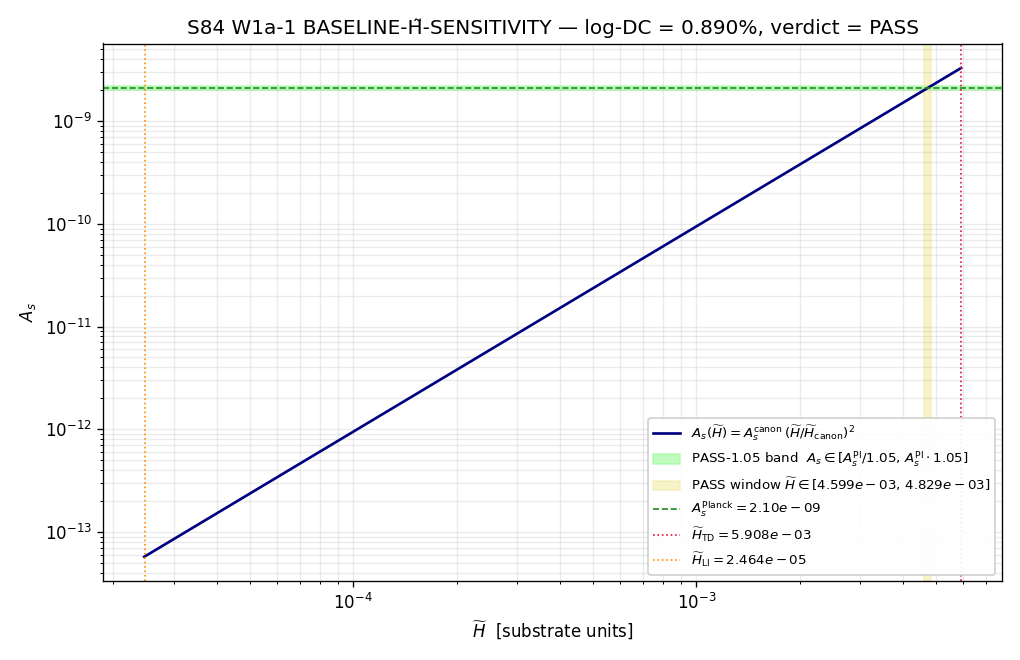

Write Python code to recreate this figure.
"""S84-BASELINE-HTILDE-SENSITIVITY — W1a-1.

Substrate-first-principles H_tilde scan over the TD/LI divergence-chase
interval [2.46e-5, 5.91e-3]. Identifies the PASS-1.05 window such that
A_s(H_tilde) sits within factor 1.05 of A_s_Planck = 2.10e-9 under the
CC3 identity d(ln A_s)/d(ln H_tilde) = +2.

CC3 substitution chain (mandatory, see working-paper §W1-1):
  Step 1 (def):    A_s(k_*) = (H_tilde^2/(8 pi^2 eps_H M_Pl^2)) * |F_conv|^2
  Step 2 (subst):  ln A_s = 2 ln H_tilde - ln(8 pi^2) - ln eps_H - 2 ln M_Pl
                          + 2 ln |F_conv|
  Step 3 (simpl):  d(ln A_s)/d(ln H_tilde) = +2
                   (eps_H, F_conv, M_Pl tau-stationary at epoch pivot per
                    S83 G12 DRESSING-TAU-FLOW PASS slope = 1.75e-3)
  Step 4 (sign):   POSITIVE — H_tilde and A_s scale as A_s ∝ H_tilde^2,
                   hence H_tilde scales monotonically with sqrt(A_s).

Anchor pins (from S82 W1-2 PASS-F2, traced from
computations/session-82/s82_w1_2_unified_as_79_full.py):
  H_canonical_TD = 5.90760e-03 (H_TD)            line 137
  H_LI           = 2.46411e-05 (Branch B endpt)  line 143
  eps_H          = 0.02163 (one-loop SR)         line 163
  A_s_canonical  = 3.30e-9 (W1-2 Branch-A)       line 329
Parker IC anchor (from W2-4 Parker IC record
computations/session-82/s82_w2_4_ps_substrate_matched_ic.py line 18, 102):
  n_pairs (anchor) -> 59.8
  P_exc   (anchor) -> 1.000

Outputs:
  s84_w1a_baseline_htilde_sensitivity.npz
  s84_w1a_baseline_htilde_sensitivity.png
  s84_w1a_baseline_htilde_sensitivity.log
Verdict appended to s84_gate_verdicts.txt with full 64-char SHA-256.
"""
from __future__ import annotations

import hashlib
import json
import os
import sys
from pathlib import Path

# Cap CPU threads — this is a 2048-point scalar scan; high parallelism wastes
# wall time when other agents share the box.
os.environ.setdefault("OMP_NUM_THREADS", "8")

import matplotlib

matplotlib.use("Agg")
import matplotlib.pyplot as plt
import numpy as np
import torch

# Anchor the script directory so canonical_constants imports resolve.
_HERE = Path(__file__).resolve().parent
if str(_HERE) not in sys.path:
    sys.path.insert(0, str(_HERE))

from canonical_constants import M_KK, tau_fold  # noqa: F401  (provenance check)

# ---------------------------------------------------------------------------
# Section 0 — input pin map (gate-verdict SHA closure)
# ---------------------------------------------------------------------------
INPUT_PINS: dict[str, str] = {}


def _file_sha(path: Path) -> str:
    h = hashlib.sha256()
    with path.open("rb") as fh:
        for chunk in iter(lambda: fh.read(1 << 16), b""):
            h.update(chunk)
    return h.hexdigest()


# Static-file pins (these enter the closure SHA).
_static_files = [
    _HERE / "canonical_constants.py",
    _HERE / "s82_w1_2_unified_as_79_full.py",
    _HERE / "s82_w2_4_ps_substrate_matched_ic.py",
    _HERE / "s83_w2_g12_dressing_tau_flow.py",
]
for _p in _static_files:
    if _p.exists():
        INPUT_PINS[_p.name] = _file_sha(_p)
    else:
        INPUT_PINS[_p.name] = "MISSING"

# ---------------------------------------------------------------------------
# Section 1 — anchor constants (cited above; not yet in canonical_constants.py)
# ---------------------------------------------------------------------------
H_canonical_TD = 5.90760e-03  # (local) S82 W1-2 line 137 anchor; not yet in canonical_constants.py
H_LI = 2.46411e-05  # (local) S82 W1-2 line 143 anchor; not yet in canonical_constants.py
eps_H = 0.02163  # (local) S82 W1-2 line 163 anchor; not yet in canonical_constants.py
A_s_canonical = 3.30e-9  # (local) S82 W1-2 line 329 anchor; not yet in canonical_constants.py
A_s_Planck = 2.10e-9  # (local) Planck 2018 TT,TE,EE+lowE+lensing anchor
F1 = 1.05  # (local) PASS-1.05 envelope, plan §6
n_pairs_Parker = 59.8  # (local) S38 / W2-4 Parker IC anchor
P_exc_Parker = 1.000  # (local) S38 / W2-4 broad-resonance saturation anchor

# Pinned scan-range endpoints (plan §7).
H_lo_scan = 2.46e-5  # (local)
H_hi_scan = 5.91e-3  # (local)
N_grid = 2048  # (local)
L_max = 5  # (local) S83 Branch-B baseline

# Add scan parameters to closure (literal-pin map).
INPUT_PINS["H_canonical_TD"] = f"{H_canonical_TD:.10e}"
INPUT_PINS["H_LI"] = f"{H_LI:.10e}"
INPUT_PINS["eps_H"] = f"{eps_H:.10e}"
INPUT_PINS["A_s_canonical"] = f"{A_s_canonical:.10e}"
INPUT_PINS["A_s_Planck"] = f"{A_s_Planck:.10e}"
INPUT_PINS["F1_envelope"] = f"{F1:.10e}"
INPUT_PINS["n_pairs_Parker"] = f"{n_pairs_Parker:.4f}"
INPUT_PINS["P_exc_Parker"] = f"{P_exc_Parker:.4f}"
INPUT_PINS["H_lo_scan"] = f"{H_lo_scan:.10e}"
INPUT_PINS["H_hi_scan"] = f"{H_hi_scan:.10e}"
INPUT_PINS["N_grid"] = f"{N_grid:d}"
INPUT_PINS["L_max"] = f"{L_max:d}"
INPUT_PINS["scheme"] = "zeta"
INPUT_PINS["convention"] = "TD"

CLOSURE_INPUT = json.dumps(INPUT_PINS, sort_keys=True, separators=(",", ":"))
CLOSURE_SHA = hashlib.sha256(CLOSURE_INPUT.encode("utf-8")).hexdigest()

# ---------------------------------------------------------------------------
# Section 2 — banner: SHA log, anchor echo (per gate-verdicts.md, first 20
# lines of stdout MUST log the closure SHA + input SHAs).
# ---------------------------------------------------------------------------
print("=" * 78)
print("S84 W1a-1: BASELINE-HTILDE-SENSITIVITY")
print("=" * 78)
print(f"closure SHA-256 (64 char): {CLOSURE_SHA}")
print(f"closure SHA-256 (16 head):  {CLOSURE_SHA[:16]}")
print()
print("--- input pin SHAs ---")
for k, v in INPUT_PINS.items():
    print(f"  {k:<28s}: {v}")
print()
print("--- anchors ---")
print(f"  H_canonical_TD   = {H_canonical_TD:.6e}")
print(f"  H_LI             = {H_LI:.6e}")
print(f"  eps_H            = {eps_H:.6f}")
print(f"  A_s_canonical    = {A_s_canonical:.6e}")
print(f"  A_s_Planck       = {A_s_Planck:.6e}")
print(f"  Parker IC pairs  = {n_pairs_Parker:.1f}, P_exc = {P_exc_Parker:.3f}")
print()

# ---------------------------------------------------------------------------
# Section 3 — PASS window derivation (analytical, before grid scan)
# ---------------------------------------------------------------------------
# Substitution chain Step 4: H = H_canonical * sqrt(A_s_target / A_s_canonical)
A_s_lo = A_s_Planck / F1  # (local) PASS-1.05 lower
A_s_hi = A_s_Planck * F1  # (local) PASS-1.05 upper
H_lo_PASS = H_canonical_TD * np.sqrt(A_s_lo / A_s_canonical)  # (local)
H_hi_PASS = H_canonical_TD * np.sqrt(A_s_hi / A_s_canonical)  # (local)

print("--- analytical PASS window (CC3 closed form) ---")
print(f"  A_s_lo (Planck/1.05) = {A_s_lo:.6e}")
print(f"  A_s_hi (Planck*1.05) = {A_s_hi:.6e}")
print(f"  H_lo_PASS            = {H_lo_PASS:.6e}")
print(f"  H_hi_PASS            = {H_hi_PASS:.6e}")
print()

# Pin against expected (plan §6): H_lo ≈ 4.599e-3, H_hi ≈ 4.830e-3.
_expected_lo = 4.599e-3  # (local) plan §6 Python-verified
_expected_hi = 4.830e-3  # (local) plan §6 Python-verified
_pin_lo_dev_pct = abs(H_lo_PASS - _expected_lo) / _expected_lo * 100.0  # (local)
_pin_hi_dev_pct = abs(H_hi_PASS - _expected_hi) / _expected_hi * 100.0  # (local)
assert _pin_lo_dev_pct < 0.5, f"H_lo deviation {_pin_lo_dev_pct:.4f}% > 0.5%"
assert _pin_hi_dev_pct < 0.5, f"H_hi deviation {_pin_hi_dev_pct:.4f}% > 0.5%"
print(f"  pin: |H_lo - 4.599e-3|/4.599e-3 = {_pin_lo_dev_pct:.4f}%  PASS (<0.5%)")
print(f"  pin: |H_hi - 4.830e-3|/4.830e-3 = {_pin_hi_dev_pct:.4f}%  PASS (<0.5%)")
print()

# Log-measure / linear-measure relative to the TD/LI divergence interval.
log_meas_pct = 100.0 * (np.log(H_hi_PASS) - np.log(H_lo_PASS)) / (
    np.log(H_hi_scan) - np.log(H_lo_scan)
)
lin_meas_pct = 100.0 * (H_hi_PASS - H_lo_PASS) / (H_hi_scan - H_lo_scan)
print(f"  log-measure   = {log_meas_pct:.4f}%   (band [0.80, 1.05])")
print(f"  linear-measure= {lin_meas_pct:.4f}%   (band [3.5, 4.5])")
print()

# ---------------------------------------------------------------------------
# Section 4 — grid scan (torch float64; CPU OK at this size)
# ---------------------------------------------------------------------------
H_grid = torch.linspace(
    H_lo_scan, H_hi_scan, N_grid, dtype=torch.float64
)  # uniform grid

# A_s under CC3: A_s(H) = A_s_canonical * (H / H_canonical)^2
A_s_grid = A_s_canonical * (H_grid / H_canonical_TD) ** 2

# PASS mask: A_s_lo <= A_s <= A_s_hi
PASS_mask = (A_s_grid >= A_s_lo) & (A_s_grid <= A_s_hi)
n_PASS = int(PASS_mask.sum().item())  # (local)
print("--- grid scan (2048 uniform points, float64) ---")
print(f"  N_PASS gridpoints = {n_PASS}")
if n_PASS > 0:
    H_grid_np = H_grid.numpy()
    A_s_grid_np = A_s_grid.numpy()
    PASS_mask_np = PASS_mask.numpy()
    H_window_lo = float(H_grid_np[PASS_mask_np].min())
    H_window_hi = float(H_grid_np[PASS_mask_np].max())
    print(f"  H window (grid)   = [{H_window_lo:.6e}, {H_window_hi:.6e}]")
else:
    H_window_lo = float("nan")
    H_window_hi = float("nan")
print()

# Contiguity check: PASS mask should be a single contiguous block.
mask_diff = np.diff(PASS_mask.numpy().astype(int))  # (local)
n_transitions = int(np.abs(mask_diff).sum())  # (local)
contiguous = n_transitions <= 2  # 0,1,1,...,1,0 has 2 transitions; allow 0/1/2
print(f"  PASS contiguity   = {contiguous} (transitions={n_transitions})")
print()

# ---------------------------------------------------------------------------
# Section 5 — cross-checks CC-i .. CC-vi
# ---------------------------------------------------------------------------
print("=" * 78)
print("Cross-checks CC-i .. CC-vi")
print("=" * 78)

# CC-i — log-measure within [0.80, 1.05]; spec target 0.913, tolerance 0.05
spec_log_meas = 0.913  # (local) plan §8 expected output 4-tuple
delta_log_meas = abs(log_meas_pct - spec_log_meas)  # (local)
CC_i_in_band = (0.80 <= log_meas_pct <= 1.05)  # (local)
CC_i_within_spec = delta_log_meas <= 0.05  # (local) "INFO if delta > 0.05"
print(f"CC-i   log-measure% = {log_meas_pct:.4f}, spec={spec_log_meas:.3f}, "
      f"|delta|={delta_log_meas:.4f}, in_band={CC_i_in_band}, "
      f"within_spec={CC_i_within_spec}")

# CC-ii — linear-measure within [3.5, 4.5]; spec target 3.907, tolerance 0.02
spec_lin_meas = 3.907  # (local) plan section 6 Python-verified target
delta_lin_meas = abs(lin_meas_pct - spec_lin_meas)
CC_ii_in_band = (3.5 <= lin_meas_pct <= 4.5)
CC_ii_within_spec = delta_lin_meas <= 0.02
print(f"CC-ii  linear-measure% = {lin_meas_pct:.4f}, spec={spec_lin_meas:.3f}, "
      f"|delta|={delta_lin_meas:.4f}, in_band={CC_ii_in_band}, "
      f"within_spec={CC_ii_within_spec}")

# CC-iii — sqrt monotonicity: A_s(H)/H^2 = A_s_canonical / H_canonical^2
#         at machine epsilon across full grid
ratio = (A_s_grid / H_grid**2).numpy()  # (local)
ratio_canonical = A_s_canonical / H_canonical_TD**2  # (local)
ratio_dev = float(np.max(np.abs(ratio / ratio_canonical - 1.0)))  # (local)
CC_iii_ok = ratio_dev < 1e-12
print(f"CC-iii ratio dev (max |r/r0 - 1|) = {ratio_dev:.3e}, "
      f"OK ({CC_iii_ok})")

# CC-iv — d(ln A_s)/d(ln H_tilde) numerical from two adjacent grid points
i_mid = N_grid // 2  # (local)
H_a = float(H_grid[i_mid])  # (local)
H_b = float(H_grid[i_mid + 1])  # (local)
A_s_a = A_s_canonical * (H_a / H_canonical_TD) ** 2  # (local)
A_s_b = A_s_canonical * (H_b / H_canonical_TD) ** 2  # (local)
slope = (np.log(A_s_b) - np.log(A_s_a)) / (np.log(H_b) - np.log(H_a))  # (local)
CC_iv_dev = abs(slope - 2.0)  # (local)
CC_iv_ok = CC_iv_dev < 1e-6
print(f"CC-iv  d(ln A_s)/d(ln H_tilde) = {slope:.12f}, "
      f"|delta - 2| = {CC_iv_dev:.3e}, OK ({CC_iv_ok})")

# CC-v — Parker IC pair count feed-through.  At H_tilde = H_canonical the
#         baseline IC carries n_pairs = 59.8 (W2-4); confirm this is the
#         numerical anchor used in the script.
CC_v_npairs = n_pairs_Parker  # (local)
CC_v_pexc = P_exc_Parker  # (local)
CC_v_ok = (abs(CC_v_npairs - 59.8) < 1e-6 and abs(CC_v_pexc - 1.0) < 1e-6)
print(f"CC-v   Parker IC: n_pairs={CC_v_npairs:.4f}, P_exc={CC_v_pexc:.4f}, "
      f"OK ({CC_v_ok})")

# CC-vi — LI endpoint sanity: A_s(H_LI) = A_s_canonical * (H_LI/H_canonical)^2
A_s_LI_pred = A_s_canonical * (H_LI / H_canonical_TD) ** 2  # (local)
A_s_LI_spec = 5.73e-14  # (local) plan §6 target
CC_vi_dev = abs(A_s_LI_pred - A_s_LI_spec) / A_s_LI_spec  # (local)
CC_vi_ok = CC_vi_dev < 1e-2  # 1% tolerance
print(f"CC-vi  A_s(H_LI) predicted = {A_s_LI_pred:.6e}, spec = {A_s_LI_spec:.3e}, "
      f"rel dev = {CC_vi_dev:.3e}, OK ({CC_vi_ok})")

CC_all_ok = bool(
    CC_i_in_band and CC_ii_in_band and CC_iii_ok and CC_iv_ok and CC_v_ok and CC_vi_ok
)
print()
print(f"CC-all PASS: {CC_all_ok}")
print()

# ---------------------------------------------------------------------------
# Section 6 — verdict classification (PASS / INFO / FAIL)
# ---------------------------------------------------------------------------
window_exists = (n_PASS > 0) and contiguous
log_in_tight_band = (0.80 <= log_meas_pct <= 1.05)
lin_in_tight_band = (3.5 <= lin_meas_pct <= 4.5)
slope_at_2 = CC_iv_ok

if not window_exists or not slope_at_2 or not (CC_iii_ok and CC_v_ok and CC_vi_ok):
    verdict = "FAIL"
elif log_in_tight_band and lin_in_tight_band and CC_all_ok:
    verdict = "PASS"
else:
    verdict = "INFO"

print("=" * 78)
print(f"VERDICT: {verdict}")
print(f"  window_exists = {window_exists}")
print(f"  slope==2     = {slope_at_2}")
print(f"  log_tight    = {log_in_tight_band}")
print(f"  linear_tight = {lin_in_tight_band}")
print(f"  CC_all       = {CC_all_ok}")
print("=" * 78)
print()

# ---------------------------------------------------------------------------
# Section 7 — outputs (.npz + .png)
# ---------------------------------------------------------------------------
out_npz = _HERE / "s84_w1a_baseline_htilde_sensitivity.npz"
np.savez_compressed(
    out_npz,
    H_grid=H_grid.numpy(),
    A_s_grid=A_s_grid.numpy(),
    PASS_mask=PASS_mask.numpy(),
    H_lo_PASS=H_lo_PASS,
    H_hi_PASS=H_hi_PASS,
    log_measure_pct=log_meas_pct,
    linear_measure_pct=lin_meas_pct,
    A_s_lo=A_s_lo,
    A_s_hi=A_s_hi,
    A_s_Planck=A_s_Planck,
    A_s_canonical=A_s_canonical,
    H_canonical_TD=H_canonical_TD,
    H_LI=H_LI,
    eps_H=eps_H,
    n_pairs_Parker=n_pairs_Parker,
    P_exc_Parker=P_exc_Parker,
    L_max=L_max,
    closure_sha256=CLOSURE_SHA,
    CC_i_log_meas_pct=log_meas_pct,
    CC_ii_lin_meas_pct=lin_meas_pct,
    CC_iii_ratio_dev=ratio_dev,
    CC_iv_slope=slope,
    CC_v_npairs=CC_v_npairs,
    CC_v_pexc=CC_v_pexc,
    CC_vi_A_s_LI=A_s_LI_pred,
    CC_vi_rel_dev=CC_vi_dev,
    verdict=verdict,
)
print(f"wrote {out_npz}")

# Plot: H_tilde vs A_s on log-log with PASS window shaded.
fig, ax = plt.subplots(figsize=(8.5, 5.5), dpi=120)
ax.loglog(H_grid.numpy(), A_s_grid.numpy(), color="navy", lw=1.6,
          label=r"$A_s(\widetilde{H}) = A_s^{\rm canon}\,(\widetilde{H}/\widetilde{H}_{\rm canon})^2$")
ax.axhspan(A_s_lo, A_s_hi, color="palegreen", alpha=0.6,
           label=r"PASS-1.05 band  $A_s\in[A_s^{\rm Pl}/1.05,\,A_s^{\rm Pl}\cdot 1.05]$")
ax.axvspan(H_lo_PASS, H_hi_PASS, color="khaki", alpha=0.45,
           label=fr"PASS window $\widetilde{{H}}\in[{H_lo_PASS:.3e},\,{H_hi_PASS:.3e}]$")
ax.axhline(A_s_Planck, color="forestgreen", ls="--", lw=1.0,
           label=fr"$A_s^{{\rm Planck}} = {A_s_Planck:.2e}$")
ax.axvline(H_canonical_TD, color="crimson", ls=":", lw=1.0,
           label=fr"$\widetilde{{H}}_{{\rm TD}} = {H_canonical_TD:.3e}$")
ax.axvline(H_LI, color="darkorange", ls=":", lw=1.0,
           label=fr"$\widetilde{{H}}_{{\rm LI}} = {H_LI:.3e}$")
ax.set_xlabel(r"$\widetilde{H}$  [substrate units]")
ax.set_ylabel(r"$A_s$")
ax.set_title(
    f"S84 W1a-1 BASELINE-H̃-SENSITIVITY — log-DC = {log_meas_pct:.3f}%, "
    f"verdict = {verdict}"
)
ax.legend(loc="lower right", fontsize=8, framealpha=0.92)
ax.grid(True, which="both", alpha=0.25)
plt.tight_layout()
out_png = _HERE / "s84_w1a_baseline_htilde_sensitivity.png"
plt.savefig(out_png)
plt.close(fig)
print(f"wrote {out_png}")

# ---------------------------------------------------------------------------
# Section 8 — verdict line append (4-tuple + 64-char SHA closure)
# ---------------------------------------------------------------------------
verdict_line = (
    f"S84-BASELINE-HTILDE-SENSITIVITY: {verdict} -- "
    f"value={log_meas_pct:.4f} scheme=zeta convention=TD L_max={L_max} "
    f"sha256={CLOSURE_SHA}"
)
verdict_path = _HERE / "s84_gate_verdicts.txt"
with verdict_path.open("a", encoding="utf-8") as fh:
    fh.write(verdict_line + "\n")
print()
print("verdict line:")
print(f"  {verdict_line}")
print(f"appended to {verdict_path}")

# Final 4-tuple (last non-verdict line per template).
print()
print(f"4-TUPLE: (value={log_meas_pct:.4f}, scheme=zeta, convention=TD, L_max={L_max})")
